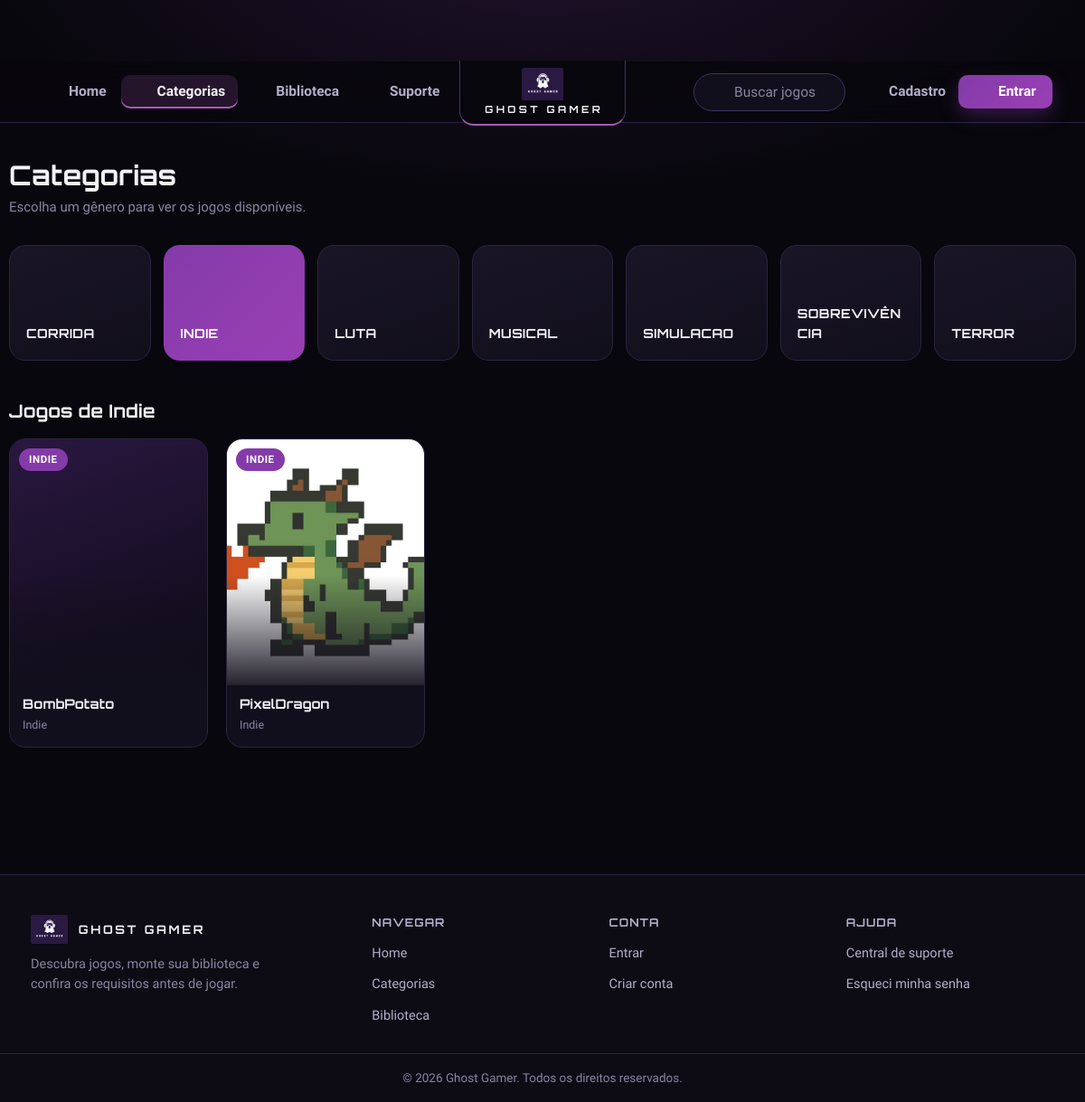
The page /PAGINAS/categoria.php?genero=Indie on the database its author committed.
### tables this page shows
CREATE TABLE `jogo` (
  `id_jogo` int(11) NOT NULL,
  `titulo` varchar(100) NOT NULL,
  `foto` varchar(255) DEFAULT NULL,
  `empresa_email` varchar(110) DEFAULT NULL,
  `genero` varchar(110) DEFAULT NULL,
  `nucleos` int(10) UNSIGNED DEFAULT NULL,
  `threads` int(10) UNSIGNED DEFAULT NULL,
  `frequencia` decimal(10,0) DEFAULT NULL,
  `ram_gb` int(10) UNSIGNED DEFAULT NULL,
  `vram_gb` int(10) UNSIGNED DEFAULT NULL,
  `armazenamento` int(10) UNSIGNED DEFAULT NULL,
  `arquivo_jogo` varchar(255) DEFAULT NULL,
  `arquivo_nome_original` varchar(255) DEFAULT NULL,
  `arquivo_tamanho_bytes` bigint(20) UNSIGNED DEFAULT NULL,
  `downloads` int(10) UNSIGNED NOT NULL DEFAULT 0
);

### PAGINAS/categoria.php (the view, shortened to what this page needs)
<?php
$base = "../";
$pdo = conectarBanco();
$generos = $pdo->query("SELECT DISTINCT genero FROM jogo WHERE genero IS NOT NULL AND genero <> '' ORDER BY genero")
                ->fetchAll(PDO::FETCH_COLUMN);
$generoSelecionado = trim($_GET["genero"] ?? "");
$jogosDoGenero = [];
if ($generoSelecionado !== "") {
    $stmt = $pdo->prepare("SELECT * FROM jogo WHERE genero = :genero ORDER BY titulo");
    $stmt->execute(["genero" => $generoSelecionado]);
    $jogosDoGenero = $stmt->fetchAll();
}
?>
<!DOCTYPE html>
<html lang="pt-br">
<head>
    <link rel="stylesheet" href="../ASSETS/CSS/global.css">
    <link rel="stylesheet" href="../ASSETS/CSS/categoria.css">
</head>
<body>
    <?php include __DIR__ . "/parciais/nav.php"; ?>
    <main class="container categoria-page">
        <section class="titulo-biblioteca">
            <h1>Categorias</h1>
            <p>Escolha um gênero para ver os jogos disponíveis.</p>
        </section>
        <section class="grid-categorias">
            <?php foreach ($generos as $genero): ?>
                <a href="categoria.php?genero=<?= urlencode($genero) ?>"
                   class="card-categoria <?= $genero === $generoSelecionado ? 'ativo' : '' ?>">
                    <?= icone(iconeGenero($genero), 26) ?>
                    <span class="card-categoria-nome"><?= htmlspecialchars($genero) ?></span>
                </a>
            <?php endforeach; ?>
        </section>
        <?php if ($generoSelecionado !== ""): ?>
            <section class="resultado-categoria">
                <h2>Jogos de <?= htmlspecialchars($generoSelecionado) ?></h2>
                <?php if (empty($jogosDoGenero)): ?>
                    <p>Nenhum jogo encontrado nesta categoria.</p>
                <?php else: ?>
                    <div class="grid-jogos">
                        <?php foreach ($jogosDoGenero as $jogo): ?>
                            <a href="telaJogo.php?id=<?= (int) $jogo["id_jogo"] ?>" class="card" data-titulo="<?= htmlspecialchars($jogo["titulo"]) ?>">
                                <div class="imagem-card"
                                    <?php if ($jogo["foto"]): ?>
                                        style="background-image:url('<?= htmlspecialchars($base . $jogo["foto"]) ?>')"
                                    <?php endif; ?>
                                >
                                    <?php if ($jogo["genero"]): ?><span class="badge"><?= htmlspecialchars($jogo["genero"]) ?></span><?php endif; ?>
                                </div>
                                <div class="informacoes-card">
                                    <h3><?= htmlspecialchars($jogo["titulo"]) ?></h3>
                                    <p><?= htmlspecialchars($jogo["genero"]) ?></p>
                                </div>
                            </a>
                        <?php endforeach; ?>
                    </div>
                <?php endif; ?>
            </section>
        <?php endif; ?>
    </main>
    <?php include __DIR__ . "/parciais/footer.php"; ?>
</body>
</html>

### ASSETS/CSS/global.css (style rules this page uses)
:root { --gg-bg: #08070d; --gg-bg-elevado: #0d0b14; --gg-card: #120f1c; --gg-card-2: #191526; --gg-card-3: #221c33; --gg-borda: #2a2440; --gg-borda-forte: #3d3560; --gg-roxo: #ab58bc; --gg-roxo-esc: #843ba9; --gg-roxo-prof: #86269e; --gg-roxo-vivo: #b653cd; --gg-roxo-btn: #9a3fb5; --gg-roxo-claro: #c98be0; --gg-texto: #f4f2f9; --gg-texto-2: #b4aeca; --gg-texto-3: #8a84a3; --gg-ok: #34d399; --gg-erro: #f87171; --gg-aviso: #fbbf24; --gg-fonte-titulo: 'Orbitron', 'Segoe UI', 'Trebuchet MS', sans-serif; --gg-fonte: 'Rajdhani', 'Segoe UI', Arial, sans-serif; --gg-raio: 14px; --gg-raio-sm: 10px; --gg-raio-lg: 18px; --gg-sombra: 0 12px 32px rgba(0, 0, 0, 0.45); --gg-capa-fundo: linear-gradient(160deg, #2a1740 0%, #0d0a16 100%); --gg-altura-header: 68px; --bg-0: var(--gg-bg); --bg-1: var(--gg-card); --bg-2: var(--gg-card-2); --bg-3: var(--gg-card-3); --border: var(--gg-borda); --accent: var(--gg-roxo); --accent-2: var(--gg-roxo-claro); --accent-grad: linear-gradient(135deg, var(--gg-roxo-esc), var(--gg-roxo-btn)); --danger: var(--gg-erro); --success: var(--gg-ok); --text-0: var(--gg-texto); --text-1: var(--gg-texto-2); --text-2: var(--gg-texto-3); --radius-sm: var(--gg-raio-sm); --radius: var(--gg-raio); --radius-lg: var(--gg-raio-lg); --shadow-glow: 0 16px 36px rgba(0, 0, 0, 0.5), 0 0 0 1px rgba(171, 88, 188, 0.3); --topbar-h: var(--gg-altura-header); --sidebar-w: 300px; --font-display: var(--gg-fonte-titulo); --font-body: var(--gg-fonte); }
* { margin: 0; padding: 0; box-sizing: border-box; }
html { scroll-behavior: smooth; -webkit-text-size-adjust: 100%; }
body { font-family: var(--font-body); font-size: 17px; font-weight: 500; background: radial-gradient(900px 420px at 50% -80px, rgba(132, 59, 169, 0.20), transparent 70%), var(--bg-0); color: var(--text-0); min-height: 100vh; padding-top: var(--topbar-h); line-height: 1.55; }
a { text-decoration: none; color: inherit; }
h1, h2, h3, h4 { font-family: var(--font-display); letter-spacing: 0.01em; line-height: 1.2; }
.container { max-width: 1180px; margin: 0 auto; padding: 0 24px; }
.grid-jogos { display: grid; grid-template-columns: repeat(auto-fill, minmax(190px, 1fr)); gap: 20px; }
.card { display: flex; flex-direction: column; background: var(--bg-1); border: 1px solid var(--border); border-radius: var(--radius-lg); overflow: hidden; transition: transform 0.25s, border-color 0.25s, box-shadow 0.25s; }
.imagem-card { position: relative; aspect-ratio: 4 / 5; background: var(--gg-capa-fundo) center/cover no-repeat; }
.imagem-card::after { content: ""; position: absolute; inset: auto 0 0 0; height: 45%; background: linear-gradient(to top, rgba(18, 15, 28, 0.92), transparent); pointer-events: none; }
.imagem-card .badge { position: absolute; top: 10px; left: 10px; z-index: 1; }
.informacoes-card { display: grid; gap: 4px; padding: 12px 14px 15px; }
.informacoes-card h3 { font-size: 14.5px; overflow: hidden; text-overflow: ellipsis; white-space: nowrap; }
.informacoes-card p { font-size: 12.5px; color: var(--text-2); }
.grid-categorias { display: grid; grid-template-columns: repeat(auto-fill, minmax(150px, 1fr)); gap: 14px; }
.card-categoria { display: flex; flex-direction: column; justify-content: space-between; gap: 20px; min-height: 112px; padding: 18px; border-radius: var(--radius-lg); background: linear-gradient(160deg, var(--bg-2), var(--bg-1)); border: 1px solid var(--border); transition: 0.2s; }
.card-categoria-nome { font-family: var(--font-display); font-weight: 700; font-size: 14px; letter-spacing: 0.03em; text-transform: uppercase; overflow-wrap: anywhere; }
.card-categoria.ativo { background: var(--accent-grad); border-color: transparent; }
.card-categoria.ativo .card-categoria-nome { color: #fff; }
.badge { display: inline-flex; align-items: center; gap: 6px; padding: 4px 11px; border-radius: 999px; font-size: 11.5px; font-weight: 700; letter-spacing: 0.05em; text-transform: uppercase; color: #fff; background: var(--gg-roxo-esc); }

### ASSETS/CSS/categoria.css (style rules this page uses)
.categoria-page { padding: 40px 0 60px; }
.titulo-biblioteca { margin-bottom: 30px; }
.titulo-biblioteca h1 { font-size: 30px; margin-bottom: 6px; }
.titulo-biblioteca p { color: var(--text-2); font-size: 15px; }
.grid-categorias { margin-bottom: 44px; }
.resultado-categoria h2 { font-size: 20px; margin-bottom: 18px; }

### rows shown on the page
jogo: genero "INDIE", titulo "BombPotato", genero "Indie"
jogo: foto (picture), genero "INDIE", titulo "PixelDragon", genero "Indie"

### other values the page prints
$genero "CORRIDA"
$genero "INDIE"
$genero "LUTA"
$genero "MUSICAL"
$genero "SIMULACAO"
$genero "SOBREVIVÊNCIA"
$genero "TERROR"
$generoSelecionado "Indie"
